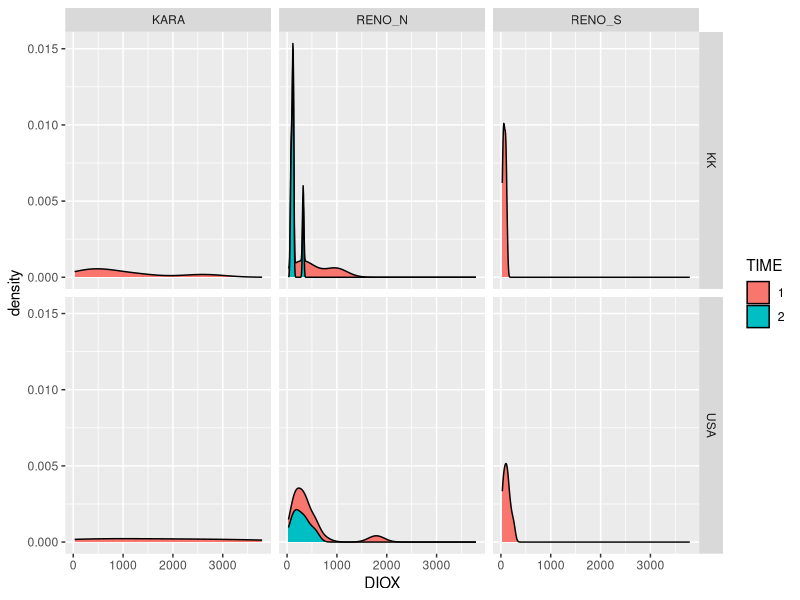
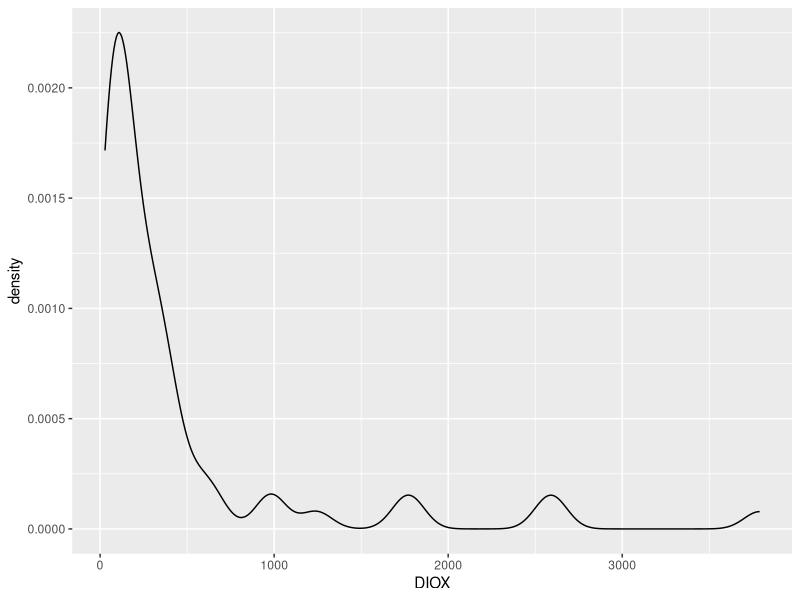
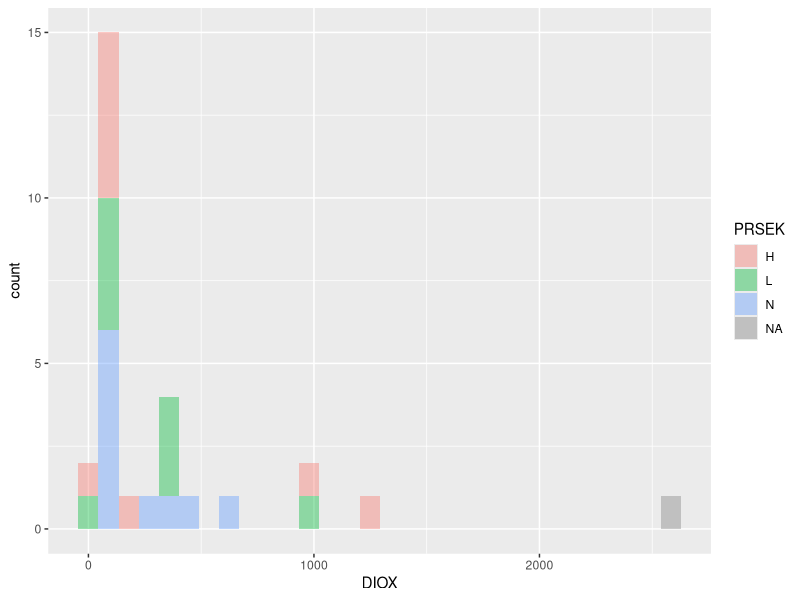

Here is the R script that generated these plots, in order: (Note: this script raises an error after producing the figures.)
library('tidyverse')
library('MASS')
dat <- read.table("dioxin.csv", sep=',', head=TRUE, stringsAsFactors = TRUE)
dat$TIME <- as.factor(dat$TIME)


#dat <- dat %>%
 # group_by(PLANT) #%>%
#  mutate(DIOX=(DIOX - mean(DIOX, na.rm = T)) / sd(DIOX, na.rm=T))



alpha <- 0.05


#DIOX

#BLOCK EFFECTS
    #PLANT
    #TIME
    #LAB

#Active variables
scaleFUN <- function(x) sprintf("%.2f", x)




factor(x=c("KARA", "RENO_N", "RENO_S"), levels = levels(dat$PLANT))



dat %>%
    filter(
        #TIME =
    ) %>%
    ggplot(aes(x=DIOX, fill=TIME)) +
    geom_density(position = 'stack') +
    facet_grid(rows = vars(LAB), cols = vars(PLANT))
    #scale_x_continuous(trans="log", labels = scaleFUN)

dat %>% 
  ggplot(aes(x=DIOX)) +
  geom_density(alpha=0.4) 

dat %>%
  filter(
    LAB=="KK",
  ) %>%
  ggplot(aes(x=DIOX, fill=PRSEK)) +
  geom_histogram(alpha=.4) 
                     
boxcox(lm(data = dat, DIOX ~1))

